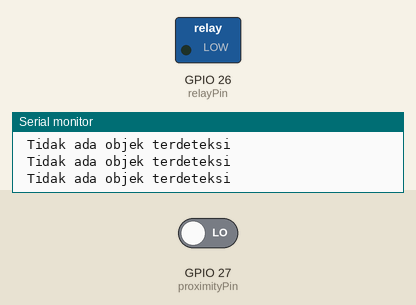
A sketch run on a simulated ESP32. Parts: switched loads named in the sketch (green lamp = pin HIGH), the last lines printed to the serial monitor. The inputs (shaded band) are chosen by the test bench; at power-on: GPIO 27 (proximityPin) LOW.

Above: at 1.2 s.
1.3 s: GPIO 27 (proximityPin) driven HIGH
At 1.9 s:
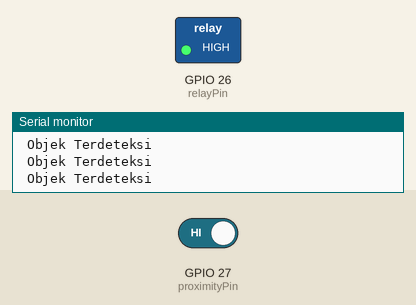
2.9 s: GPIO 27 (proximityPin) driven LOW
At 4.4 s:
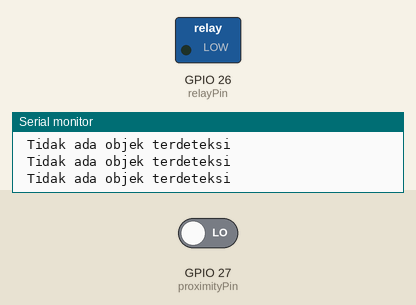
Timing chart, 0 to 5.9 s (numbered marks = the images above; inputs shaded):
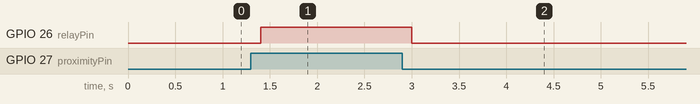

The sketch:

Code_sensor_Proximity.ino
```cpp
#include <Wire.h>
//#define proximityPin 27
//define relayPin 26

const int  proximityPin = 27;
const int relayPin = 26;

//int proximityPin = 6;
//int relayPin = 5;

int proximityValue;

void setup() {
  Serial.begin(9600);
  pinMode(proximityPin, INPUT);
  pinMode(relayPin, OUTPUT);
  digitalWrite(relayPin, LOW);
  digitalWrite(proximityPin, LOW);
}

void loop() {
  proximityValue = digitalRead(proximityPin);

  if (proximityValue == HIGH) {
    Serial.println(" Objek Terdeteksi ");
    digitalWrite(relayPin, HIGH );
//    delay(1000);
  } else {
    Serial.println(" Tidak ada objek terdeteksi ");
    digitalWrite(relayPin, LOW);
//    delay(1000);
  }
delay(200);
}
```

Measured:
- after the input at 1.3 s, GPIO 26 (relayPin): LOW → HIGH after 0.10 s
- after the input at 2.9 s, GPIO 26 (relayPin): HIGH → LOW after 0.10 s
